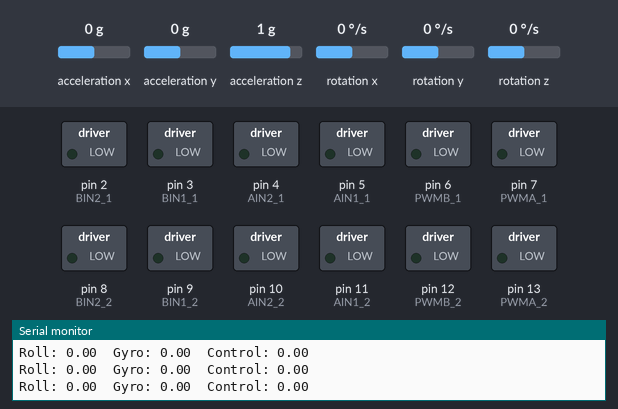
A sketch run on a simulated Arduino Uno, built with avr-gcc and run on an emulated ATmega328P. On the bench: switched loads named in the sketch (green lamp = pin HIGH), the last lines printed to the serial monitor. Inputs (shaded band) come from the test bench; at power-on: acceleration y 0 g, rotation x 0 °/s, acceleration z 1 g, acceleration x 0 g, rotation y 0 °/s, rotation z 0 °/s.

Above: at 2.2 s.
2.3 s: acceleration y set to -1.4 g
At 2.8 s:
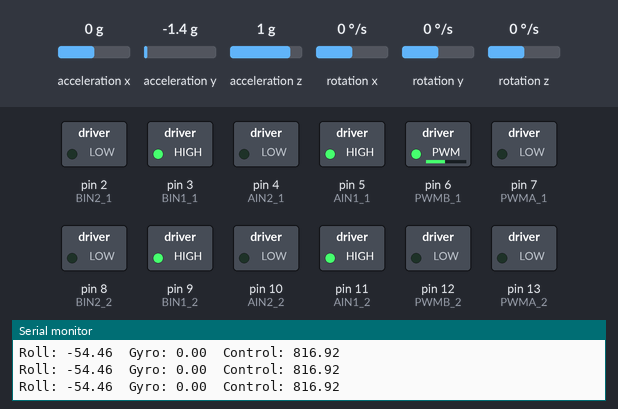
3.8 s: acceleration y set to 0.8 g
At 5.0 s:
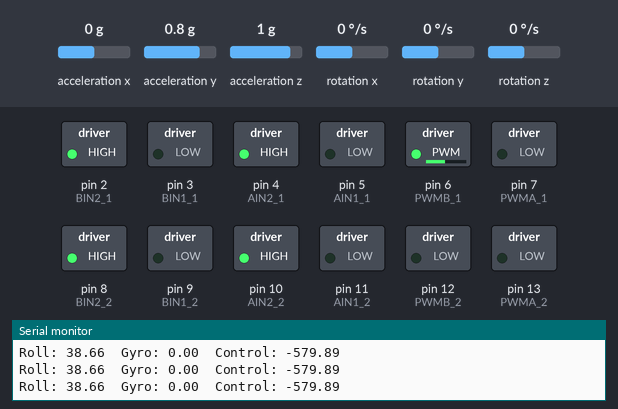
5.3 s: rotation x set to -192 °/s
8.3 s: acceleration z set to 1.4 g
At 9.5 s:
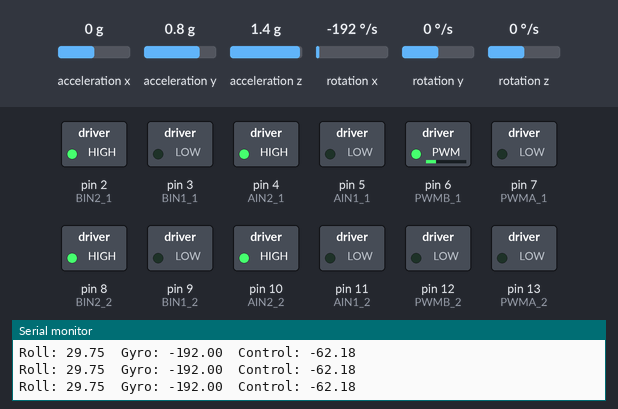
9.8 s: acceleration y set to -0.1 g
At 10.9 s:
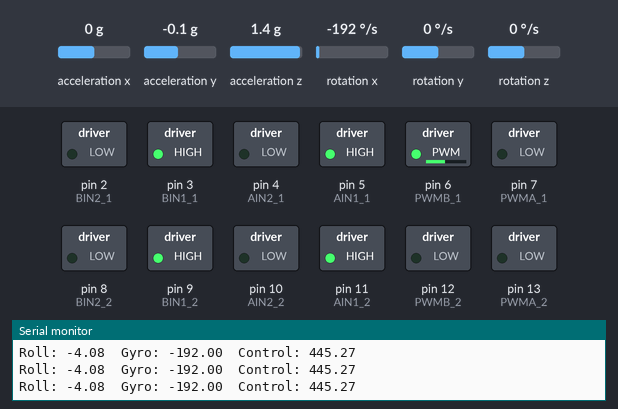
11.3 s: rotation x set to 0 °/s
At 12.0 s:
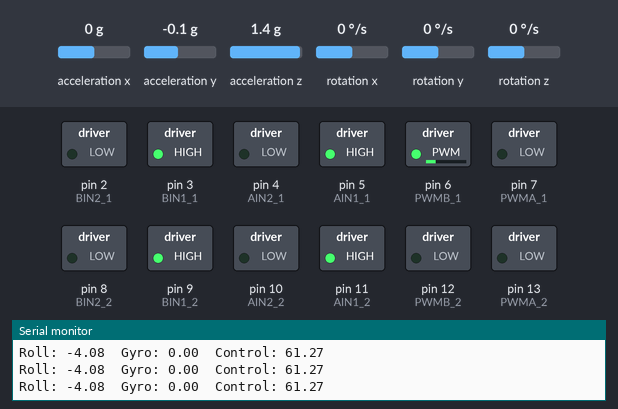
Timing chart, 0 to 13.8 s (numbered marks = the images above; inputs shaded):
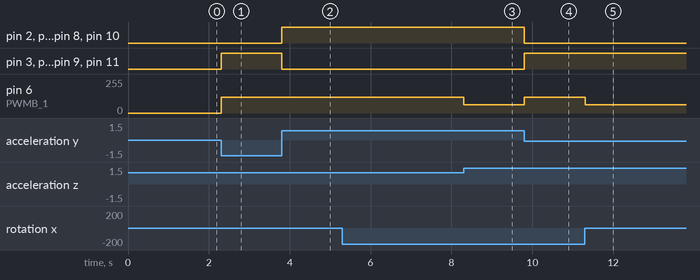

The sketch:

test_1.ino
```cpp
#include <Wire.h>
#include <MPU6050.h>

MPU6050 mpu;

// =====================================================
// MOTOR PINS
// =====================================================

// Motor 1
const int AIN1_1 = 5;
const int AIN2_1 = 4;
const int PWMA_1 = 7;

// Motor 2
const int BIN1_1 = 3;
const int BIN2_1 = 2;
const int PWMB_1 = 6;

// Motor 3
const int AIN1_2 = 11;
const int AIN2_2 = 10;
const int PWMA_2 = 13;

// Motor 4
const int BIN1_2 = 9;
const int BIN2_2 = 8;
const int PWMB_2 = 12;

// =====================================================
// CONTROL PARAMETERS
// =====================================================

float Kp = 15.0;
float Kd = 2.0;

float targetRoll = 0.0;

unsigned long lastTime = 0;

// =====================================================

void setup() {

  Serial.begin(115200);

  Wire.begin();

  mpu.initialize();

  if (mpu.testConnection()) {
    Serial.println("MPU6050 connected");
  } else {
    Serial.println("MPU6050 failed");
  }

  // Motor pins
  pinMode(AIN1_1, OUTPUT);
  pinMode(AIN2_1, OUTPUT);
  pinMode(PWMA_1, OUTPUT);

  pinMode(BIN1_1, OUTPUT);
  pinMode(BIN2_1, OUTPUT);
  pinMode(PWMB_1, OUTPUT);

  pinMode(AIN1_2, OUTPUT);
  pinMode(AIN2_2, OUTPUT);
  pinMode(PWMA_2, OUTPUT);

  pinMode(BIN1_2, OUTPUT);
  pinMode(BIN2_2, OUTPUT);
  pinMode(PWMB_2, OUTPUT);

  stopAllMotors();

  delay(1000);

  lastTime = millis();
}

// =====================================================

void loop() {

  unsigned long currentTime = millis();

  float dt =
      (currentTime - lastTime) / 1000.0;

  if (dt <= 0)
    return;

  lastTime = currentTime;

  // =====================================================
  // READ MPU
  // =====================================================

  int16_t ax, ay, az;
  int16_t gx, gy, gz;

  mpu.getMotion6(&ax, &ay, &az, &gx, &gy, &gz);

  // Roll angle
  float roll =
      atan2((float)ay, (float)az)
      * 180.0 / PI;

  // Roll angular velocity
  float gyroRate =
      (float)gx / 131.0;

  // =====================================================
  // PD CONTROLLER
  // =====================================================

  float error =
      targetRoll - roll;

  float control =
      Kp * error
      - Kd * gyroRate;

  // =====================================================
  // DEADZONE
  // =====================================================

  if (abs(roll) < 1.0) {

    stopAllMotors();

  } else {

    int pwm =
        constrain(abs(control), 0, 120);

    // =================================================
    // PUSH RIGHT
    // =================================================

    if (control > 0) {

      allForward(pwm);

    }

    // =================================================
    // PUSH LEFT
    // =================================================

    else {

      allBackward(pwm);
    }
  }

  // =====================================================
  // DEBUG
  // =====================================================

  Serial.print("Roll: ");
  Serial.print(roll);

  Serial.print("  Gyro: ");
  Serial.print(gyroRate);

  Serial.print("  Control: ");
  Serial.println(control);
}

// =====================================================
// ALL FORWARD
// =====================================================

void allForward(int speedVal) {

  motor1Forward(speedVal);
  motor2Forward(speedVal);
  motor3Forward(speedVal);
  motor4Forward(speedVal);
}

// =====================================================
// ALL BACKWARD
// =====================================================

void allBackward(int speedVal) {

  motor1Backward(speedVal);
  motor2Backward(speedVal);
  motor3Backward(speedVal);
  motor4Backward(speedVal);
}

// =====================================================
// MOTOR 1
// =====================================================

void motor1Forward(int speedVal) {

  digitalWrite(AIN1_1, HIGH);
  digitalWrite(AIN2_1, LOW);

  analogWrite(PWMA_1, speedVal);
}

void motor1Backward(int speedVal) {

  digitalWrite(AIN1_1, LOW);
  digitalWrite(AIN2_1, HIGH);

  analogWrite(PWMA_1, speedVal);
}

// =====================================================
// MOTOR 2
// =====================================================

void motor2Forward(int speedVal) {

  digitalWrite(BIN1_1, HIGH);
  digitalWrite(BIN2_1, LOW);

  analogWrite(PWMB_1, speedVal);
}

void motor2Backward(int speedVal) {

  digitalWrite(BIN1_1, LOW);
  digitalWrite(BIN2_1, HIGH);

  analogWrite(PWMB_1, speedVal);
}

// =====================================================
// MOTOR 3
// =====================================================

void motor3Forward(int speedVal) {

  digitalWrite(AIN1_2, HIGH);
  digitalWrite(AIN2_2, LOW);

  analogWrite(PWMA_2, speedVal);
}

void motor3Backward(int speedVal) {

  digitalWrite(AIN1_2, LOW);
  digitalWrite(AIN2_2, HIGH);

  analogWrite(PWMA_2, speedVal);
}

// =====================================================
// MOTOR 4
// =====================================================

void motor4Forward(int speedVal) {

  digitalWrite(BIN1_2, HIGH);
  digitalWrite(BIN2_2, LOW);

  analogWrite(PWMB_2, speedVal);
}

void motor4Backward(int speedVal) {

  digitalWrite(BIN1_2, LOW);
  digitalWrite(BIN2_2, HIGH);

  analogWrite(PWMB_2, speedVal);
}

// =====================================================
// STOP
// =====================================================

void stopAllMotors() {

  analogWrite(PWMA_1, 0);
  analogWrite(PWMB_1, 0);
  analogWrite(PWMA_2, 0);
  analogWrite(PWMB_2, 0);

  digitalWrite(AIN1_1, LOW);
  digitalWrite(AIN2_1, LOW);

  digitalWrite(BIN1_1, LOW);
  digitalWrite(BIN2_1, LOW);

  digitalWrite(AIN1_2, LOW);
  digitalWrite(AIN2_2, LOW);

  digitalWrite(BIN1_2, LOW);
  digitalWrite(BIN2_2, LOW);
}
```

Measured:
- after the input at 2.3 s, pin 3 (BIN1_1), pin 5 (AIN1_1), pin 9 (BIN1_2), pin 11 (AIN1_2): LOW → HIGH at once; pin 6 (PWMB_1): 0/255 → 120/255 at once
- after the input at 3.8 s, pin 2 (BIN2_1), pin 4 (AIN2_1), pin 8 (BIN2_2), pin 10 (AIN2_2): LOW → HIGH at once; pin 3 (BIN1_1), pin 5 (AIN1_1), pin 9 (BIN1_2), pin 11 (AIN1_2): HIGH → LOW at once
- after the input at 8.3 s, pin 6 (PWMB_1): 120/255 → 62/255 at once
- after the input at 9.8 s, pin 2 (BIN2_1), pin 4 (AIN2_1), pin 8 (BIN2_2), pin 10 (AIN2_2): HIGH → LOW at once; pin 3 (BIN1_1), pin 5 (AIN1_1), pin 9 (BIN1_2), pin 11 (AIN1_2): LOW → HIGH at once; pin 6 (PWMB_1): 62/255 → 120/255 at once
- after the input at 11.3 s, pin 6 (PWMB_1): 120/255 → 61/255 at once
